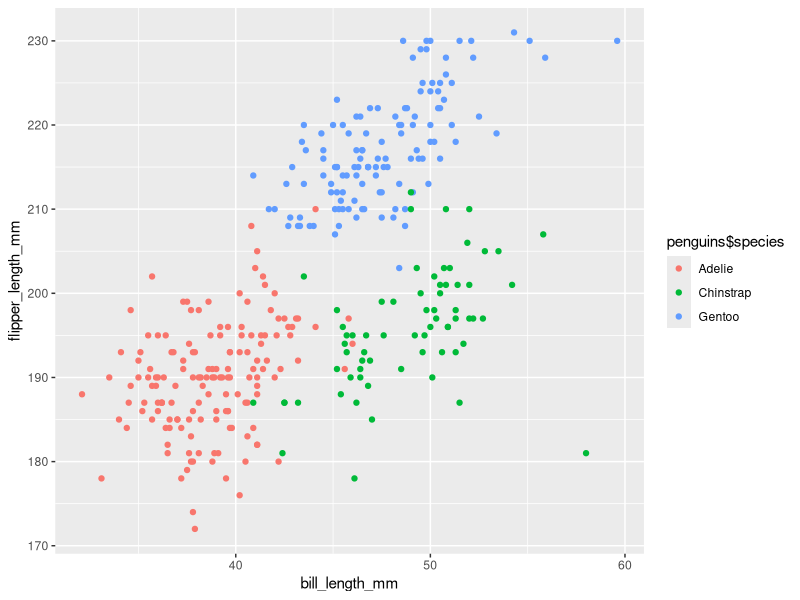

Here is the R script that generated this plot:
## ---- chunk 1
data("penguins", package = "palmerpenguins")
library(tidyverse)
library(ggplot2)
plot = tibble(
  bill_length_mm = penguins$bill_length_mm,
  flipper_length_mm = penguins$flipper_length_mm,
)

ggplot(plot, aes(x=bill_length_mm, y=flipper_length_mm)) + geom_point(aes(color=penguins$species))

knitr::opts_chunk$set(echo = TRUE)
## ---- chunk 2
plot2 = tibble(
  norm = rnorm(10),
  logical = norm > 0,
  norm_a = as.character(norm),
  norm_c = factor(c("low", "medium", "high", "low", "medium", "high", "low", "medium", "high", "high"), levels = c("low", "medium", "high"))
)  

